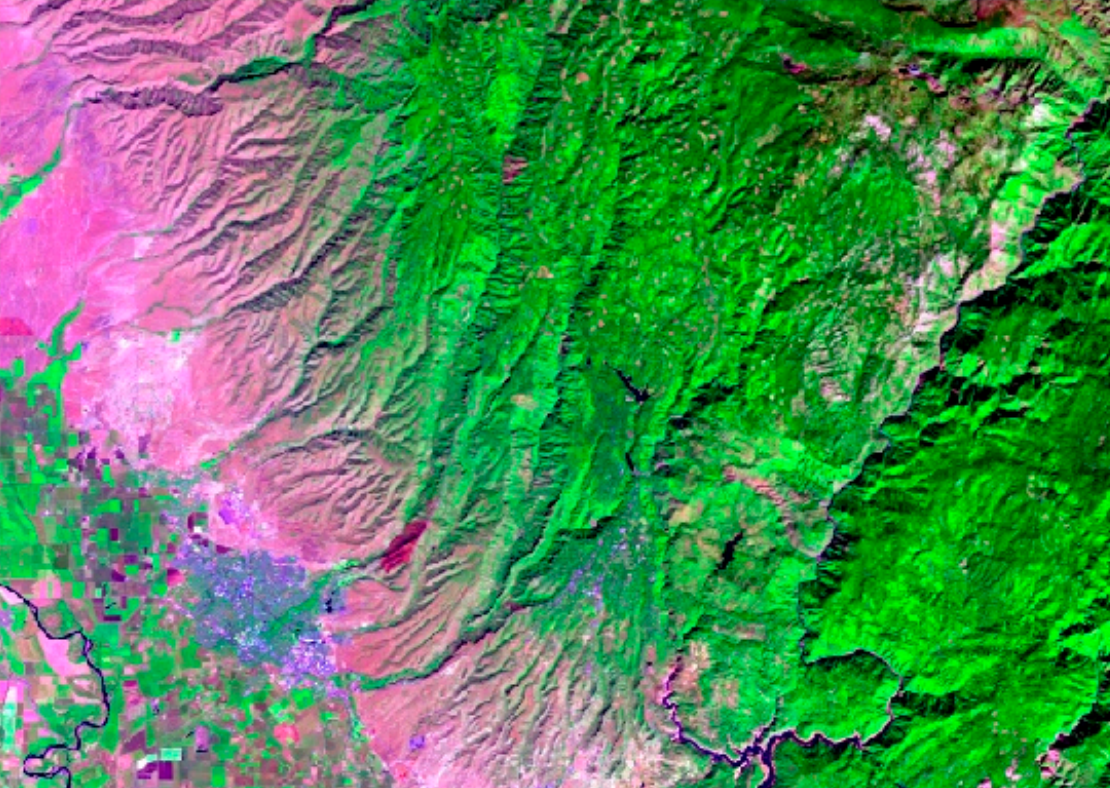
#> input picture wildfire_project/forest_map.png, 1110 x 788 px
$ python numpy_img_txt.py
#> lines starting #> are read from the running program, lines starting #| are printed output that depends on the picture
import cv2
import matplotlib.pyplot as plt

import numpy as np
import pandas as pd

im = cv2.imread("forest_map.png")
#> im is the input picture: shape (788, 1110, 3); mean B, G, R 87.5, 137.2, 80.2
imbw = im[:, :, 0]*0.299 + im[:, :, 1]*0.587 + im[:, :, 2]*0.114
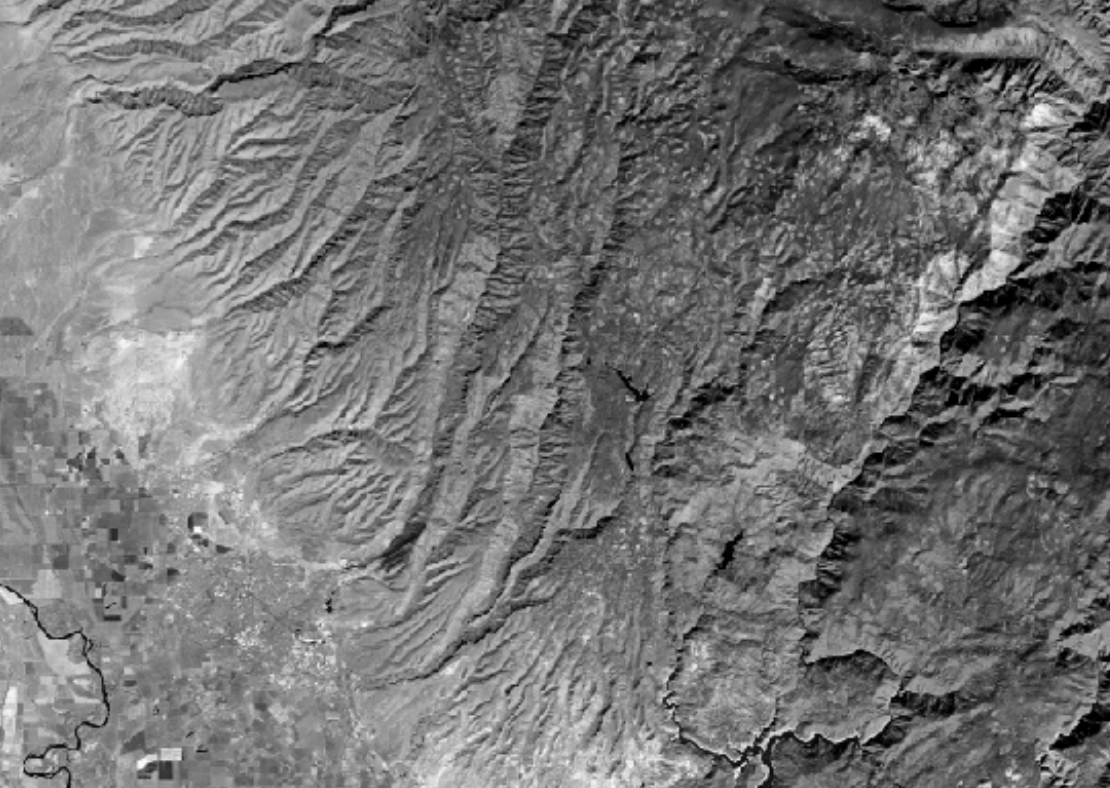
#> imbw: shape (788, 1110) float64; min 0, max 252.3, mean 115.8
imbw = imbw.astype(int)
imbw = imbw.reshape(imbw.shape[0], imbw.shape[1])
# print(type(im))

imbw_normalized = imbw / 255
imbw = imbw_normalized

print(imbw.shape)
#| (788, 1110)
print(imbw)
#> (printed output is left out)

plt.imshow(imbw, cmap='gray')
plt.show()

np.savetxt("image.txt", imbw, fmt='%.5f')

df = pd.DataFrame(imbw)
#> df = table of 788 rows and 1110 columns

df.to_csv('image.csv', index=False, header=False)
